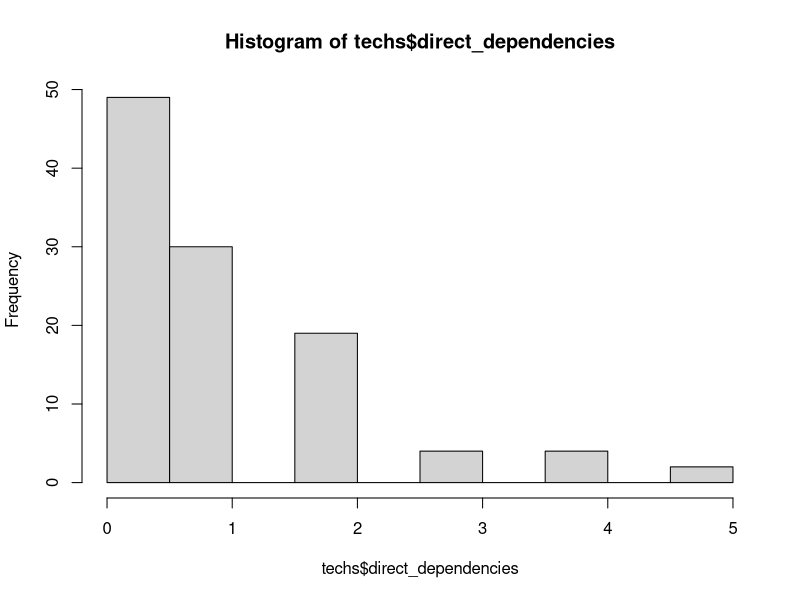
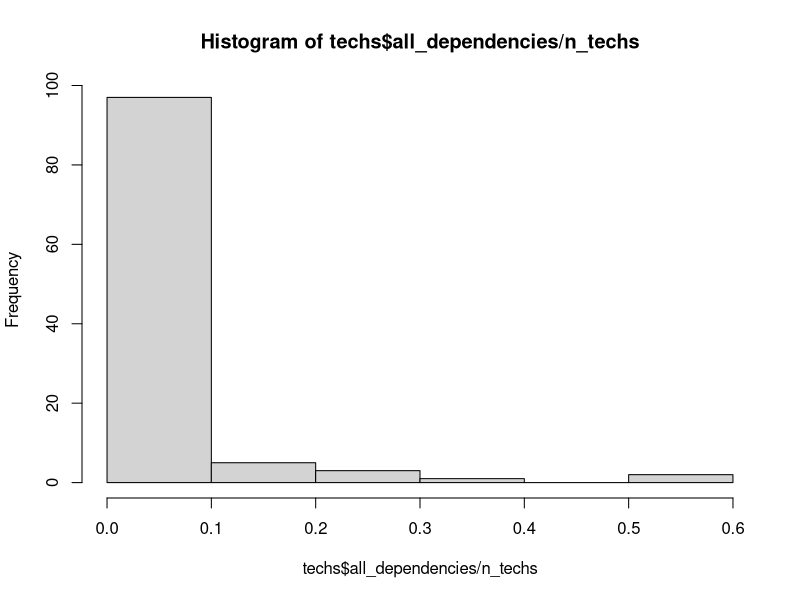
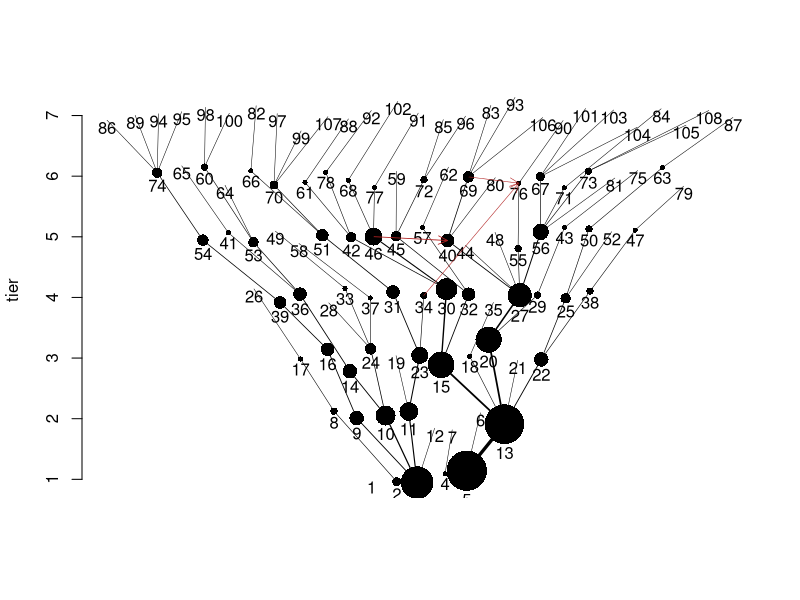

R code for these plots, in order:
# parameters for tree
max_tier <- 7
num_techs_per_tier <- function(tier) { return(round((tier + 2)^1.5)) }
n_techs <- sum(num_techs_per_tier(c(1:max_tier)))
p_extra_dependency <- 0.02/n_techs
p_keystone_tech <- 0.0
keystone_techs <- sample(c(1:n_techs), round(p_keystone_tech * n_techs))
keystone_multiplier <- 200

# initialize data frame
techs <- data.frame(
  id   = integer(),
  tier = integer(),
  xpos = numeric(),
  ypos = numeric()
)

# create techs
for (t in 1:max_tier) {
  n_techs_tier <- num_techs_per_tier(t)
  
  ids <- c((nrow(techs)+1):(nrow(techs)+n_techs_tier))
  
  new_rows <- data.frame(
    id = ids,
    tier = rep(t, n_techs_tier),
    xpos = ids - mean(ids),
    ypos = rep(t, n_techs_tier)
  )

  techs <- rbind(techs, new_rows)
}

# initialize dependencies:
dependencies <- matrix(0, nrow=n_techs, ncol=n_techs)

# dependency code:
# 0 = none
# 1 = basic from-to
# -1 = basic to-from
# 2 = extra to-from
# -2 = extra from-to
# 3 = indirect to-from
# -3 = indirect from-to

# add basic dependencies
for (i in 1:n_techs) {
  tech <- techs[i,]
  if (tech$tier > 1) {
    possible_parents <- techs$id[techs$tier == (tech$tier - 1)]
    parent <- possible_parents[sample.int(length(possible_parents), 1)]
    dependencies[parent, tech$id] <- 1
    dependencies[tech$id, parent] <- -1
  }
}

# identify indirect dependencies
for (to in 1:n_techs) {
  if (techs$tier[techs$id == to] > 1) {
    for (from in 1:(i-1)) {
      if (dependencies[from, to] > 0) {
        earlier_techs <- c(1:n_techs)[dependencies[,from] > 0]
        for (et in earlier_techs) {
          if (dependencies[et, to] == 0) {
            dependencies[et,to] <- 3
          }
          if (dependencies[to, et] == 0) {
            dependencies[to,et] <- -3
          }
        }
      }
    }
  }
}

# horizontally reorder techs to make tree nicer looking
for (i in 2:max_tier) {  # go through all tiers, starting with tier 3
  this_tier_ids <- techs[techs$tier == i,]$id  # first get the ids of the techs in this tier
  parents <- parent_xpos <- vector()
  for (t in this_tier_ids) {
    parent <- techs[techs$id == match(1, dependencies[,t])[1],]
    parents <- c(parents, parent$id)  # then get the techs from the prior tier these techs depend on
    parent_xpos <- c(parent_xpos, parent$xpos)  # and get their xpos' too
  }
  ord <- order(parent_xpos, this_tier_ids)  # get order of parents' xposs, breaking by offspring id
  ordered_ids <- this_tier_ids[ord]   # order the ids according to this
  techs$xpos[match(ordered_ids, techs$id)] <- seq_along(ordered_ids) - mean(seq_along(ordered_ids))  # insert into db
}

old_ds <- dependencies

# add some arbitrary dependencies
pairs <- expand.grid(
  from = 1:n_techs,
  to   = 1:n_techs
)
pairs <- pairs[sample(nrow(pairs)), ]

for (i in 1:nrow(pairs)) {
  pair <- pairs[i,]
  parent <- pair$from
  child <- pair$to
  
  # print(paste0("*** Considering: ", parent, " -> ", child))
  # if (parent == child) {
  #   print(paste0("Cannot add it as they are the same"))
  # }
  # if (dependencies[parent, child] != 0) {
  #   print(paste0("Cannot add it as they have a relationship: ", dependencies[parent, child]))
  # }
  
  
  if ((parent != child) & (dependencies[parent, child] == 0)) {
    p_link <- p_extra_dependency
    if (parent %in% keystone_techs) { p_link <- p_link * keystone_multiplier }
    if (runif(1,0,1) < p_link) {
      # print(paste0("Adding dependency from ", parent, " to ", child, ". ", dependencies[parent, child]))
      dependencies[parent, child] <- 2
      dependencies[child, parent] <- -2
      
      ancestors <- which(dependencies[parent, ] < 0)
      descendants <- which(dependencies[child, ] > 0)
      
      for (ancestor in ancestors) {
        for (descendant in descendants) {
          if (dependencies[ancestor, descendant] == 0) {
            dependencies[ancestor, descendant] <- 3
            dependencies[descendant, ancestor] <- -3
          }
        }
      }
      
      for (descendant in descendants) {
        if (dependencies[parent, descendant] %in% c(0,2)) {
          dependencies[parent, descendant] <- 3
          dependencies[descendant, parent] <- -3
        }
      }
      
      for (ancestor in ancestors) {
        if (dependencies[ancestor, child] %in% c(0, 2)) {
          dependencies[ancestor, child] <- 3
          dependencies[child, ancestor] <- -3
        }
      }
    }
  }
}

# calculate total number of dependencies
techs$direct_dependencies <- rowSums((dependencies > 0) * (dependencies < 3))
techs$all_dependencies <- rowSums(dependencies > 0)


# add some jitter
techs$xpos <- techs$xpos + rnorm(n_techs, 0, 0.1)
techs$ypos <- techs$ypos + rnorm(n_techs, 0, 0.1)

# plot tree
hist(techs$direct_dependencies)
hist(techs$all_dependencies/n_techs)

#dot_sizes <- (((techs$all_dependencies/n_techs)^0.5)) * 50 / max_tier
dot_sizes <- (techs$all_dependencies/n_techs)^0.5*50 / max_tier
plot(techs$ypos~techs$xpos, bty="n", xlab="", xaxt="n", ylab="tier", pch=16, cex=dot_sizes)
points(techs$ypos[keystone_techs]~techs$xpos[keystone_techs], pch=16, cex=dot_sizes[keystone_techs], col="purple")
if (max_tier < 8) {
  for (i in 1:nrow(techs)) {
    text(techs$xpos[i], techs$ypos[i], techs$id[i], pos=1, offset=dot_sizes[i]*0.2 + 1/max_tier)
  }
}
for (i in 1:n_techs) {
  for (j in 1:n_techs) {
    if (dependencies[i,j] == 1) {
      from <- techs[techs$id == i,]
      to <- techs[techs$id == j,]
      lines(c(from$ypos, to$ypos)~c(from$xpos, to$xpos), lwd=(to$all_dependencies/n_techs * 5 + 0.5))
    }
    if (dependencies[i,j] == 2) {
      from <- techs[techs$id == i,]
      to <- techs[techs$id == j,]
      arrows(from$xpos, from$ypos,
             to$xpos, to$ypos,
             length = 0.1,
             col="firebrick",
             angle = 25,
             code=2,
             lwd=(to$all_dependencies/n_techs * 5 + 0.5))
    }
  }
}
